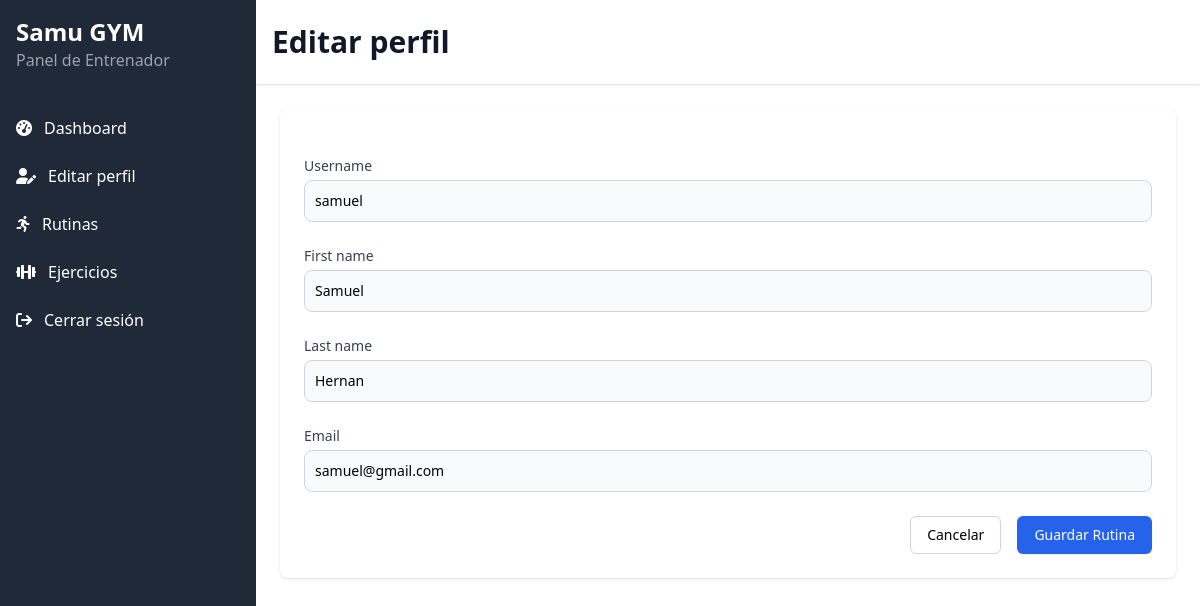
Page /trainer/profile/ (signed in) on the committed database.
### gym_app/models.py (models this page shows, shortened)
class User(AbstractUser):
    ROLE_CHOICES = [
        ('admin', 'Administrador'),
        ('user', 'Usuari del Gimnàs'),
        ('trainer', 'Entrenador'),
        ('director', 'Director')
    ]
    email = models.EmailField(unique=True)
    role = models.CharField(max_length=10, choices=ROLE_CHOICES, default='user')
    PLAN_CHOICES = [
        ('no_plan', 'Sin Plan'),
        ('basic', 'Plan Básico'),
        ('standard', 'Plan Estándar'),
        ('premium', 'Plan Premium'),
    ]
    plan = models.CharField(max_length=20, choices=PLAN_CHOICES, default='no_plan')
    class Meta:
        db_table = 'users'
    REQUIRED_FIELDS = ['role']
    USERNAME_FIELD = 'email'

### gym_app/views.py (the view)
# urls.py: path('profile/', views.edit_profile, name="edit_profile"),
@login_required
def edit_profile(request):
    user = request.user
    if request.method == 'POST':
        form = EditProfileForm(request.POST, instance=user)
        if form.is_valid():
            form.save()
            messages.success(request, 'Tu perfil ha sido actualizado con éxito.')
            return redirect('gym_app:home')
    else:
        form = EditProfileForm(instance=user)
    return render(request, 'edit_profile.html', {'form': form})

### gym_app/forms.py
class EditProfileForm(forms.ModelForm):
    class Meta:
        model = User
        fields = ['username', 'first_name', 'last_name', 'email']
    def __init__(self, *args, **kwargs):
        super().__init__(*args, **kwargs)
        html_class = 'mt-1 block w-full rounded-lg border border-gray-300 bg-gray-50 p-2.5 text-sm'
        for field_name, field in self.fields.items():
            field.widget.attrs['class'] = html_class

### gym_app/templates/edit_profile.html (shortened to what this page needs)
{% extends 'base2.html' %}
{% block title_menu %}Editar perfil{% endblock %}
{% block content %}
    <div class="bg-white rounded-lg shadow p-4 md:p-6">
        <form class="space-y-4 md:space-y-6" method="POST" action="{% url 'gym_app:edit_profile' %}" >
            <div class="grid grid-cols-1 gap-4 md:gap-6">
                {% for field in form %}
                <div>
                    <label class="block text-sm font-medium text-gray-700">{{ field.label }}</label>
                    {{ field }}
                </div>
                {% endfor %}
            </div>
            <div class="flex flex-col-reverse md:flex-row md:justify-end space-y-2 space-y-reverse md:space-y-0 md:space-x-4">
                <button type="button" class="w-full md:w-auto px-4 py-2 border border-gray-300 rounded-md text-sm font-medium">
                    Cancelar
                </button>
                <button type="submit" class="w-full md:w-auto px-4 py-2 border border-transparent rounded-md shadow-sm text-sm font-medium text-white bg-blue-600">
                    Guardar Rutina
                </button>
            </div>
        </form>
    </div>
{% endblock %}

### rows in the picture
User: form "samuel" "Samuel" "Hernan" "samuel@gmail.com"

### other values in the picture
{{ field.label }} "Username" "First name" "Last name" "Email"
